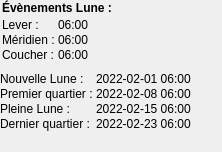
   <widget class="QWidget" name="evenementsLune">
    <widget class="QLabel" name="lbl_evenementsLune">
     <property name="geometry">
      <rect>
       <x>2</x>
       <y>0</y>
       <width>211</width>
       <height>16</height>
      </rect>
     </property>
     <property name="font">
      <font>
       <bold>true</bold>
      </font>
     </property>
     <property name="mouseTracking">
      <bool>true</bool>
     </property>
     <property name="autoFillBackground">
      <bool>true</bool>
     </property>
     <property name="text">
      <string>Évènements Lune :</string>
     </property>
    </widget>
    <widget class="QWidget" name="formLayoutWidget_15">
     <property name="geometry">
      <rect>
       <x>2</x>
       <y>18</y>
       <width>121</width>
       <height>52</height>
      </rect>
     </property>
     <layout class="QFormLayout" name="formLayout_leverCoucherLune">
      <property name="sizeConstraint">
       <enum>QLayout::SetFixedSize</enum>
      </property>
      <property name="labelAlignment">
       <set>Qt::AlignLeading|Qt::AlignLeft|Qt::AlignVCenter</set>
      </property>
      <property name="horizontalSpacing">
       <number>3</number>
      </property>
      <property name="verticalSpacing">
       <number>1</number>
      </property>
      <item row="0" column="0">
       <widget class="QLabel" name="lbl_leverLune">
        <property name="font">
         <font/>
        </property>
        <property name="mouseTracking">
         <bool>true</bool>
        </property>
        <property name="text">
         <string comment="Moon">Lever :</string>
        </property>
       </widget>
      </item>
      <item row="1" column="0">
       <widget class="QLabel" name="lbl_meridienLune">
        <property name="font">
         <font/>
        </property>
        <property name="mouseTracking">
         <bool>true</bool>
        </property>
        <property name="text">
         <string comment="Moon">Méridien :</string>
        </property>
       </widget>
      </item>
      <item row="2" column="0">
       <widget class="QLabel" name="lbl_coucherLune">
        <property name="font">
         <font/>
        </property>
        <property name="mouseTracking">
         <bool>true</bool>
        </property>
        <property name="text">
         <string comment="Moon">Coucher :</string>
        </property>
       </widget>
      </item>
      <item row="0" column="1">
       <widget class="QLabel" name="leverLune">
        <property name="font">
         <font/>
        </property>
        <property name="mouseTracking">
         <bool>true</bool>
        </property>
        <property name="text">
         <string notr="true">06:00</string>
        </property>
        <property name="alignment">
         <set>Qt::AlignLeading|Qt::AlignLeft|Qt::AlignVCenter</set>
        </property>
       </widget>
      </item>
      <item row="1" column="1">
       <widget class="QLabel" name="meridienLune">
        <property name="font">
         <font/>
        </property>
        <property name="mouseTracking">
         <bool>true</bool>
        </property>
        <property name="text">
         <string notr="true">06:00</string>
        </property>
        <property name="alignment">
         <set>Qt::AlignLeading|Qt::AlignLeft|Qt::AlignVCenter</set>
        </property>
       </widget>
      </item>
      <item row="2" column="1">
       <widget class="QLabel" name="coucherLune">
        <property name="font">
         <font/>
        </property>
        <property name="mouseTracking">
         <bool>true</bool>
        </property>
        <property name="text">
         <string notr="true">06:00</string>
        </property>
       </widget>
      </item>
     </layout>
    </widget>
    <widget class="QWidget" name="formLayoutWidget_18">
     <property name="geometry">
      <rect>
       <x>0</x>
       <y>72</y>
       <width>201</width>
       <height>71</height>
      </rect>
     </property>
     <layout class="QFormLayout" name="formLayout_phasesLune">
      <property name="horizontalSpacing">
       <number>3</number>
      </property>
      <property name="verticalSpacing">
       <number>1</number>
      </property>
      <item row="0" column="0">
       <widget class="QLabel" name="lbl_nouvelleLune">
        <property name="text">
         <string>Nouvelle Lune :</string>
        </property>
       </widget>
      </item>
      <item row="0" column="1">
       <widget class="QLabel" name="nouvelleLune">
        <property name="text">
         <string notr="true">2022-02-01 06:00</string>
        </property>
       </widget>
      </item>
      <item row="1" column="0">
       <widget class="QLabel" name="lbl_premierQuartier">
        <property name="text">
         <string>Premier quartier :</string>
        </property>
       </widget>
      </item>
      <item row="1" column="1">
       <widget class="QLabel" name="premierQuartier">
        <property name="text">
         <string notr="true">2022-02-08 06:00</string>
        </property>
       </widget>
      </item>
      <item row="2" column="0">
       <widget class="QLabel" name="lbl_pleineLune">
        <property name="text">
         <string>Pleine Lune :</string>
        </property>
       </widget>
      </item>
      <item row="2" column="1">
       <widget class="QLabel" name="pleineLune">
        <property name="text">
         <string notr="true">2022-02-15 06:00</string>
        </property>
       </widget>
      </item>
      <item row="3" column="0">
       <widget class="QLabel" name="lbl_dernierQuartier">
        <property name="text">
         <string>Dernier quartier :</string>
        </property>
       </widget>
      </item>
      <item row="3" column="1">
       <widget class="QLabel" name="dernierQuartier">
        <property name="text">
         <string notr="true">2022-02-23 06:00</string>
        </property>
       </widget>
      </item>
     </layout>
    </widget>
   </widget>
